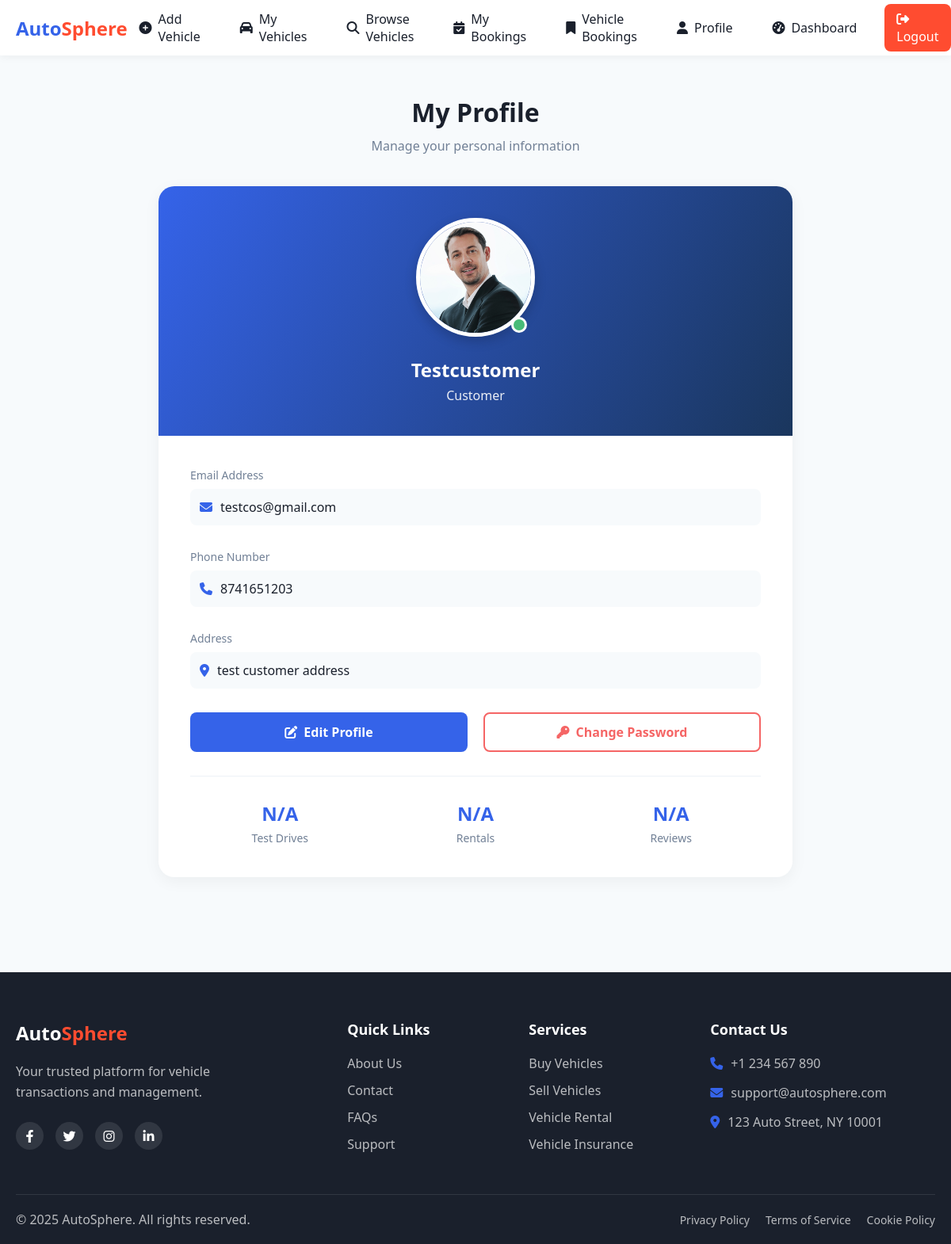
Screenshot of /Customer/profile/ (signed in) with the database file from the repository.
### Customer/models.py (models this page shows)
class Customer(models.Model):
    name = models.CharField(max_length=100)
    email = models.EmailField(unique=True)
    phone = models.CharField(max_length=15, unique=True)
    registered_at = models.DateTimeField(default=now)
    approval_status = models.BooleanField(default=False)
    password = models.CharField(max_length=128)
    id_proof_number = models.CharField(max_length=50, unique=True)
    profile_image = models.ImageField(upload_to='profile_images/', null=True, blank=True)
    address = models.TextField()

### Customer/views.py (the view)
# urls.py: path("profile/", views.customer_profile, name="customer_profile"),
def customer_profile(request):
    if "cid" not in request.session:
        return redirect("Customer:customer_login")
    customer = get_object_or_404(Customer, id=request.session["cid"])
    return render(request, "Customer/customer_profile.html", {"customer": customer})

### Customer/templates/Customer/customer_profile.html (shortened to what this page needs)
<!DOCTYPE html>
<html lang="en">
<head>
    <link rel="stylesheet" href="https://cdnjs.cloudflare.com/ajax/libs/font-awesome/6.4.0/css/all.min.css">
</head>
<body>
    <nav class="navbar">
        <div class="nav-container">
            <a href="{% url 'Customer:Customer_home' %}" class="logo">Auto<span>Sphere</span></a>
            <div class="nav-links" id="navLinks">
                <a href="{% url 'Customer:add_vehicle' %}" class="nav-link">
                    <i class="fas fa-plus-circle"></i> Add Vehicle
                </a>
                <a href="{% url 'Customer:customer_vehicles' %}" class="nav-link">
                    <i class="fas fa-car"></i> My Vehicles
                </a>
                <a href="{% url 'Customer:view_vehicles' %}" class="nav-link">
                    <i class="fas fa-search"></i> Browse Vehicles
                </a>
                <a href="{% url 'Customer:customer_bookings' %}" class="nav-link">
                    <i class="fas fa-calendar-check"></i> My Bookings
                </a>
                <a href="{% url 'Customer:customer_vehicle_bookings' %}" class="nav-link">
                    <i class="fas fa-bookmark"></i> Vehicle Bookings
                </a>
                <a href="{% url 'Customer:customer_profile' %}" class="nav-link">
                    <i class="fas fa-user"></i> Profile
                </a>
                <a href="{% url 'Customer:customer_dashboard' %}" class="nav-link">
                    <i class="fas fa-tachometer-alt"></i> Dashboard
                </a>
                <a href="{% url 'Customer:index' %}" class="logout-btn">
                    <i class="fas fa-sign-out-alt"></i> Logout
                </a>
            </div>
        </div>
    </nav>
    <div class="main-content">
        <div class="profile-container">
            <div class="page-header">
                <h2>My Profile</h2>
                <p>Manage your personal information</p>
            </div>
            <div class="profile-card">
                <div class="profile-header">
                    <div class="profile-image-container">
                        {% if customer.profile_image %}
                            <img src="{{ customer.profile_image.url }}" class="profile-image" alt="Profile Picture">
                        {% else %}
                            <img src="https://via.placeholder.com/150" class="profile-image" alt="Profile Picture">
                        {% endif %}
                        <div class="profile-status"></div>
                    </div>
                    <h1 class="profile-name">{{ customer.name }}</h1>
                    <div class="profile-role">Customer</div>
                </div>
                <div class="profile-body">
                    <div class="info-group">
                        <label class="info-label">Email Address</label>
                        <div class="info-value">
                            <i class="fas fa-envelope"></i>
                            {{ customer.email }}
                        </div>
                    </div>
                    <div class="info-group">
                        <label class="info-label">Phone Number</label>
                        <div class="info-value">
                            <i class="fas fa-phone"></i>
                            {{ customer.phone }}
                        </div>
                    </div>
                    <div class="info-group">
                        <label class="info-label">Address</label>
                        <div class="info-value">
                            <i class="fas fa-map-marker-alt"></i>
                            {{ customer.address }}
                        </div>
                    </div>
                    <div class="profile-actions">
                        <a href="{% url 'Customer:edit_customer_profile' %}" class="action-btn btn-primary">
                            <i class="fas fa-edit"></i>
                            Edit Profile
                        </a>
                        <a href="{% url 'Customer:change_customer_password' %}" class="action-btn btn-danger">
                            <i class="fas fa-key"></i>
                            Change Password
                        </a>
                    </div>
                    <div class="profile-stats">
                        <div class="stat-item">
                            <div class="stat-value">{{ test_drives_count|default:"N/A" }}</div>
                            <div class="stat-label">Test Drives</div>
                        </div>
                        <div class="stat-item">
                            <div class="stat-value">{{ rentals_count|default:"N/A" }}</div>
                            <div class="stat-label">Rentals</div>
                        </div>
                        <div class="stat-item">
                            <div class="stat-value">{{ reviews_count|default:"N/A" }}</div>
                            <div class="stat-label">Reviews</div>
                        </div>
                    </div>
                </div>
            </div>
        </div>
    </div>
    <footer class="footer">
        <div class="footer-content">
            <div class="footer-main">
                <div class="footer-column brand-col">
                    <a href="#" class="footer-logo">Auto<span>Sphere</span></a>
                    <p class="footer-description">Your trusted platform for vehicle transactions and management.</p>
                    <div class="social-links">
                        <a href="#" class="social-link"><i class="fab fa-facebook-f"></i></a>
                        <a href="#" class="social-link"><i class="fab fa-twitter"></i></a>
                        <a href="#" class="social-link"><i class="fab fa-instagram"></i></a>
                        <a href="#" class="social-link"><i class="fab fa-linkedin-in"></i></a>
                    </div>
                </div>
                <div class="footer-column">
                    <h4>Quick Links</h4>
                    <ul class="footer-links">
                        <li><a href="#">About Us</a></li>
                        <li><a href="#">Contact</a></li>
                        <li><a href="#">FAQs</a></li>
                        <li><a href="#">Support</a></li>
                    </ul>
                </div>
                <div class="footer-column">
                    <h4>Services</h4>
                    <ul class="footer-links">
                        <li><a href="#">Buy Vehicles</a></li>
                        <li><a href="#">Sell Vehicles</a></li>
                        <li><a href="#">Vehicle Rental</a></li>
                        <li><a href="#">Vehicle Insurance</a></li>
                    </ul>
                </div>
                <div class="footer-column">
                    <h4>Contact Us</h4>
                    <ul class="footer-contact">
                        <li><i class="fas fa-phone"></i> +1 234 567 890</li>
                        <li><i class="fas fa-envelope"></i> support@autosphere.com</li>
                        <li><i class="fas fa-map-marker-alt"></i> 123 Auto Street, NY 10001</li>
                    </ul>
                </div>
            </div>
            <div class="footer-bottom">
                <div class="copyright">
                    <p>&copy; 2025 AutoSphere. All rights reserved.</p>
                </div>
                <div class="footer-bottom-links">
                    <a href="#">Privacy Policy</a>
                    <a href="#">Terms of Service</a>
                    <a href="#">Cookie Policy</a>
                </div>
            </div>
        </div>
    </footer>
</body>
</html>

### rows the page displays
Customer: profile_image (picture), name "Testcustomer", email "testcos@gmail.com", phone "8741651203", address "test customer address"

### other values shown
{{ test_drives_count|default:"N/A" }} "N/A"
{{ rentals_count|default:"N/A" }} "N/A"
{{ reviews_count|default:"N/A" }} "N/A"
